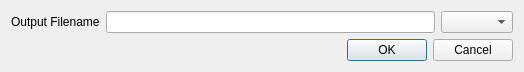
<?xml version="1.0" encoding="UTF-8"?>
<ui version="4.0">
 <class>TranscodeTargetDialog</class>
 <widget class="QDialog" name="TranscodeTargetDialog">
  <property name="geometry">
   <rect>
    <x>0</x>
    <y>0</y>
    <width>524</width>
    <height>71</height>
   </rect>
  </property>
  <property name="maximumSize">
   <size>
    <width>16777215</width>
    <height>97</height>
   </size>
  </property>
  <property name="windowTitle">
   <string>Edit transcoding target properties</string>
  </property>
  <layout class="QVBoxLayout" name="verticalLayout">
   <item>
    <layout class="QHBoxLayout" name="horizontalLayout_2">
     <item>
      <widget class="QLabel" name="label">
       <property name="text">
        <string>Output Filename</string>
       </property>
      </widget>
     </item>
     <item>
      <widget class="QLineEdit" name="txt_outname"/>
     </item>
     <item>
      <widget class="QComboBox" name="cbox_suffix"/>
     </item>
    </layout>
   </item>
   <item>
    <widget class="QDialogButtonBox" name="buttonBox">
     <property name="orientation">
      <enum>Qt::Horizontal</enum>
     </property>
     <property name="standardButtons">
      <set>QDialogButtonBox::Cancel|QDialogButtonBox::Ok</set>
     </property>
    </widget>
   </item>
  </layout>
 </widget>
 <resources/>
 <connections>
  <connection>
   <sender>buttonBox</sender>
   <signal>accepted()</signal>
   <receiver>TranscodeTargetDialog</receiver>
   <slot>accept()</slot>
   <hints>
    <hint type="sourcelabel">
     <x>248</x>
     <y>254</y>
    </hint>
    <hint type="destinationlabel">
     <x>157</x>
     <y>274</y>
    </hint>
   </hints>
  </connection>
  <connection>
   <sender>buttonBox</sender>
   <signal>rejected()</signal>
   <receiver>TranscodeTargetDialog</receiver>
   <slot>reject()</slot>
   <hints>
    <hint type="sourcelabel">
     <x>316</x>
     <y>260</y>
    </hint>
    <hint type="destinationlabel">
     <x>286</x>
     <y>274</y>
    </hint>
   </hints>
  </connection>
 </connections>
</ui>
